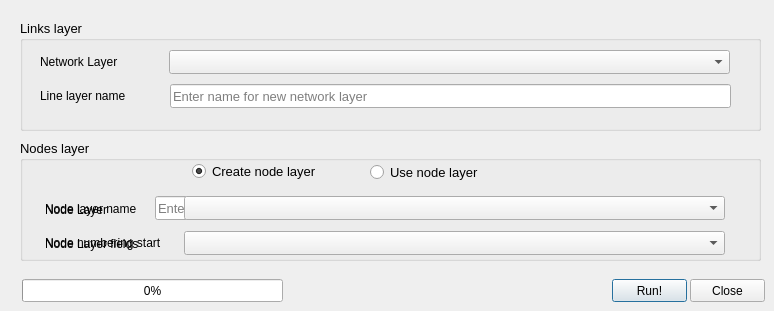
<?xml version="1.0" encoding="UTF-8"?>
<ui version="4.0">
 <class>TQ_NetPrep</class>
 <widget class="QDialog" name="TQ_NetPrep">
  <property name="windowModality">
   <enum>Qt::ApplicationModal</enum>
  </property>
  <property name="geometry">
   <rect>
    <x>0</x>
    <y>0</y>
    <width>774</width>
    <height>311</height>
   </rect>
  </property>
  <property name="windowTitle">
   <string>AequilibraE - Network Preparation Toolbox</string>
  </property>
  <property name="modal">
   <bool>true</bool>
  </property>
  <widget class="QGroupBox" name="groupBox">
   <property name="geometry">
    <rect>
     <x>20</x>
     <y>140</y>
     <width>741</width>
     <height>121</height>
    </rect>
   </property>
   <property name="font">
    <font>
     <pointsize>10</pointsize>
    </font>
   </property>
   <property name="title">
    <string>Nodes layer</string>
   </property>
   <widget class="QLabel" name="label_2">
    <property name="geometry">
     <rect>
      <x>25</x>
      <y>96</y>
      <width>151</width>
      <height>16</height>
     </rect>
    </property>
    <property name="font">
     <font>
      <pointsize>9</pointsize>
     </font>
    </property>
    <property name="text">
     <string>Node Layer fields</string>
    </property>
   </widget>
   <widget class="QRadioButton" name="radioUseNodes">
    <property name="geometry">
     <rect>
      <x>350</x>
      <y>24</y>
      <width>151</width>
      <height>17</height>
     </rect>
    </property>
    <property name="text">
     <string>Use node layer</string>
    </property>
    <property name="checked">
     <bool>false</bool>
    </property>
   </widget>
   <widget class="QRadioButton" name="radioNewNodes">
    <property name="geometry">
     <rect>
      <x>172</x>
      <y>23</y>
      <width>171</width>
      <height>17</height>
     </rect>
    </property>
    <property name="text">
     <string>Create node layer</string>
    </property>
    <property name="checked">
     <bool>true</bool>
    </property>
   </widget>
   <widget class="QLabel" name="label_3">
    <property name="geometry">
     <rect>
      <x>25</x>
      <y>95</y>
      <width>171</width>
      <height>16</height>
     </rect>
    </property>
    <property name="font">
     <font>
      <pointsize>9</pointsize>
     </font>
    </property>
    <property name="text">
     <string>Node numbering start</string>
    </property>
    <property name="buddy">
     <cstring>label_3</cstring>
    </property>
   </widget>
   <widget class="QLineEdit" name="np_node_start">
    <property name="enabled">
     <bool>false</bool>
    </property>
    <property name="geometry">
     <rect>
      <x>179</x>
      <y>91</y>
      <width>71</width>
      <height>24</height>
     </rect>
    </property>
    <property name="text">
     <string>0</string>
    </property>
    <property name="alignment">
     <set>Qt::AlignRight|Qt::AlignTrailing|Qt::AlignVCenter</set>
    </property>
   </widget>
   <widget class="QLabel" name="label_4">
    <property name="geometry">
     <rect>
      <x>25</x>
      <y>62</y>
      <width>151</width>
      <height>16</height>
     </rect>
    </property>
    <property name="font">
     <font>
      <pointsize>9</pointsize>
     </font>
    </property>
    <property name="text">
     <string>Node Layer</string>
    </property>
   </widget>
   <widget class="QLabel" name="label_9">
    <property name="geometry">
     <rect>
      <x>25</x>
      <y>58</y>
      <width>101</width>
      <height>22</height>
     </rect>
    </property>
    <property name="font">
     <font>
      <pointsize>9</pointsize>
     </font>
    </property>
    <property name="text">
     <string>Node layer name</string>
    </property>
   </widget>
   <widget class="QLineEdit" name="OutNodes">
    <property name="geometry">
     <rect>
      <x>135</x>
      <y>56</y>
      <width>561</width>
      <height>24</height>
     </rect>
    </property>
    <property name="font">
     <font>
      <pointsize>10</pointsize>
     </font>
    </property>
    <property name="text">
     <string/>
    </property>
    <property name="placeholderText">
     <string>Enter name for node layer with centroids</string>
    </property>
   </widget>
   <widget class="QgsMapLayerComboBox" name="cbb_node_layer">
    <property name="geometry">
     <rect>
      <x>164</x>
      <y>56</y>
      <width>541</width>
      <height>24</height>
     </rect>
    </property>
   </widget>
   <widget class="QgsFieldComboBox" name="cbb_node_fields">
    <property name="geometry">
     <rect>
      <x>164</x>
      <y>91</y>
      <width>541</width>
      <height>24</height>
     </rect>
    </property>
   </widget>
   <zorder>OutNodes</zorder>
   <zorder>cbb_node_layer</zorder>
   <zorder>label_2</zorder>
   <zorder>radioUseNodes</zorder>
   <zorder>radioNewNodes</zorder>
   <zorder>label_3</zorder>
   <zorder>np_node_start</zorder>
   <zorder>label_4</zorder>
   <zorder>label_9</zorder>
   <zorder>cbb_node_fields</zorder>
  </widget>
  <widget class="QGroupBox" name="groupBox_2">
   <property name="geometry">
    <rect>
     <x>20</x>
     <y>20</y>
     <width>741</width>
     <height>111</height>
    </rect>
   </property>
   <property name="font">
    <font>
     <pointsize>10</pointsize>
    </font>
   </property>
   <property name="title">
    <string>Links layer</string>
   </property>
   <widget class="QLabel" name="label">
    <property name="geometry">
     <rect>
      <x>20</x>
      <y>31</y>
      <width>181</width>
      <height>22</height>
     </rect>
    </property>
    <property name="font">
     <font>
      <pointsize>9</pointsize>
     </font>
    </property>
    <property name="text">
     <string>Network Layer</string>
    </property>
   </widget>
   <widget class="QLabel" name="label_8">
    <property name="geometry">
     <rect>
      <x>20</x>
      <y>65</y>
      <width>111</width>
      <height>22</height>
     </rect>
    </property>
    <property name="font">
     <font>
      <pointsize>9</pointsize>
     </font>
    </property>
    <property name="text">
     <string>Line layer name</string>
    </property>
   </widget>
   <widget class="QLineEdit" name="OutLinks">
    <property name="geometry">
     <rect>
      <x>150</x>
      <y>64</y>
      <width>561</width>
      <height>24</height>
     </rect>
    </property>
    <property name="font">
     <font>
      <pointsize>10</pointsize>
     </font>
    </property>
    <property name="text">
     <string/>
    </property>
    <property name="placeholderText">
     <string>Enter name for new network layer</string>
    </property>
   </widget>
   <widget class="QgsMapLayerComboBox" name="cbb_line_layer">
    <property name="geometry">
     <rect>
      <x>149</x>
      <y>30</y>
      <width>561</width>
      <height>24</height>
     </rect>
    </property>
   </widget>
  </widget>
  <widget class="QProgressBar" name="progressbar">
   <property name="geometry">
    <rect>
     <x>22</x>
     <y>279</y>
     <width>261</width>
     <height>23</height>
    </rect>
   </property>
   <property name="palette">
    <palette>
     <active>
      <colorrole role="Highlight">
       <brush brushstyle="SolidPattern">
        <color alpha="255">
         <red>0</red>
         <green>170</green>
         <blue>0</blue>
        </color>
       </brush>
      </colorrole>
     </active>
     <inactive>
      <colorrole role="Highlight">
       <brush brushstyle="SolidPattern">
        <color alpha="255">
         <red>240</red>
         <green>240</green>
         <blue>240</blue>
        </color>
       </brush>
      </colorrole>
     </inactive>
     <disabled>
      <colorrole role="Highlight">
       <brush brushstyle="SolidPattern">
        <color alpha="255">
         <red>51</red>
         <green>153</green>
         <blue>255</blue>
        </color>
       </brush>
      </colorrole>
     </disabled>
    </palette>
   </property>
   <property name="value">
    <number>0</number>
   </property>
  </widget>
  <widget class="QLabel" name="progress_label">
   <property name="geometry">
    <rect>
     <x>300</x>
     <y>280</y>
     <width>261</width>
     <height>20</height>
    </rect>
   </property>
   <property name="font">
    <font>
     <pointsize>9</pointsize>
    </font>
   </property>
   <property name="text">
    <string/>
   </property>
  </widget>
  <widget class="QPushButton" name="pushOK">
   <property name="geometry">
    <rect>
     <x>612</x>
     <y>279</y>
     <width>75</width>
     <height>23</height>
    </rect>
   </property>
   <property name="text">
    <string>Run!</string>
   </property>
  </widget>
  <widget class="QPushButton" name="pushClose">
   <property name="geometry">
    <rect>
     <x>690</x>
     <y>279</y>
     <width>75</width>
     <height>23</height>
    </rect>
   </property>
   <property name="text">
    <string>Close</string>
   </property>
  </widget>
 </widget>
 <customwidgets>
  <customwidget>
   <class>QgsFieldComboBox</class>
   <extends>QComboBox</extends>
   <header>qgsfieldcombobox.h</header>
  </customwidget>
  <customwidget>
   <class>QgsMapLayerComboBox</class>
   <extends>QComboBox</extends>
   <header>qgsmaplayercombobox.h</header>
  </customwidget>
 </customwidgets>
 <tabstops>
  <tabstop>cbb_line_layer</tabstop>
  <tabstop>OutLinks</tabstop>
  <tabstop>radioNewNodes</tabstop>
  <tabstop>radioUseNodes</tabstop>
  <tabstop>OutNodes</tabstop>
  <tabstop>cbb_node_layer</tabstop>
  <tabstop>np_node_start</tabstop>
  <tabstop>pushOK</tabstop>
  <tabstop>pushClose</tabstop>
 </tabstops>
 <resources/>
 <connections/>
</ui>
